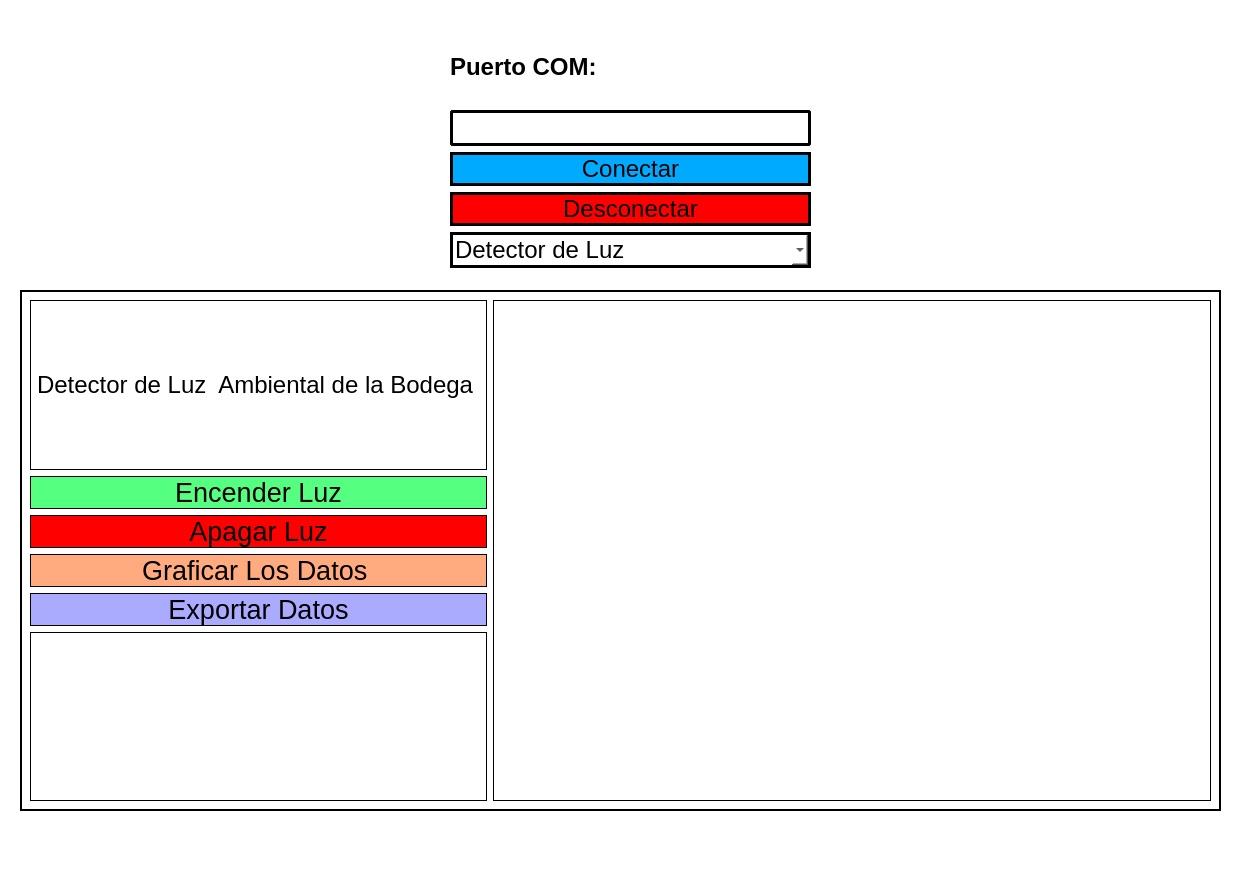
<?xml version="1.0" encoding="UTF-8"?>
<ui version="4.0">
 <class>MainWindow</class>
 <widget class="QMainWindow" name="MainWindow">
  <property name="geometry">
   <rect>
    <x>0</x>
    <y>0</y>
    <width>1254</width>
    <height>884</height>
   </rect>
  </property>
  <property name="windowTitle">
   <string>MainWindow</string>
  </property>
  <property name="styleSheet">
   <string notr="true">background-color: rgb(255, 255, 255);
</string>
  </property>
  <widget class="QWidget" name="centralwidget">
   <widget class="QStackedWidget" name="stackedWidget">
    <property name="geometry">
     <rect>
      <x>20</x>
      <y>290</y>
      <width>1201</width>
      <height>521</height>
     </rect>
    </property>
    <property name="font">
     <font>
      <pointsize>20</pointsize>
     </font>
    </property>
    <property name="styleSheet">
     <string notr="true">background-color: rgb(220, 192, 142);
background-color: rgb(255, 255, 255);
border:1.25px solid black;</string>
    </property>
    <property name="currentIndex">
     <number>0</number>
    </property>
    <widget class="QWidget" name="page">
     <layout class="QGridLayout" name="gridLayout">
      <item row="5" column="0">
       <widget class="QLabel" name="lblEstado">
        <property name="font">
         <font>
          <pointsize>20</pointsize>
         </font>
        </property>
        <property name="text">
         <string/>
        </property>
       </widget>
      </item>
      <item row="4" column="0">
       <widget class="QPushButton" name="btnExportarDatos">
        <property name="font">
         <font>
          <pointsize>20</pointsize>
         </font>
        </property>
        <property name="styleSheet">
         <string notr="true">background-color: rgb(170, 170, 255);</string>
        </property>
        <property name="text">
         <string>Exportar Datos</string>
        </property>
       </widget>
      </item>
      <item row="1" column="0">
       <widget class="QPushButton" name="btnEncenderLuz">
        <property name="font">
         <font>
          <pointsize>20</pointsize>
         </font>
        </property>
        <property name="styleSheet">
         <string notr="true">background-color: rgb(85, 255, 127);</string>
        </property>
        <property name="text">
         <string>Encender Luz</string>
        </property>
       </widget>
      </item>
      <item row="2" column="0">
       <widget class="QPushButton" name="btnApagarLuz">
        <property name="font">
         <font>
          <pointsize>20</pointsize>
         </font>
        </property>
        <property name="styleSheet">
         <string notr="true">background-color: rgb(255, 0, 0);</string>
        </property>
        <property name="text">
         <string>Apagar Luz</string>
        </property>
       </widget>
      </item>
      <item row="0" column="0">
       <widget class="QLabel" name="label_2">
        <property name="font">
         <font>
          <pointsize>18</pointsize>
         </font>
        </property>
        <property name="text">
         <string>Detector de Luz  Ambiental de la Bodega </string>
        </property>
       </widget>
      </item>
      <item row="3" column="0">
       <widget class="QPushButton" name="btnGraficarLuz">
        <property name="font">
         <font>
          <pointsize>20</pointsize>
         </font>
        </property>
        <property name="styleSheet">
         <string notr="true">background-color: rgb(255, 170, 127);</string>
        </property>
        <property name="text">
         <string>Graficar Los Datos </string>
        </property>
       </widget>
      </item>
      <item row="0" column="1" rowspan="6">
       <widget class="QListWidget" name="listViewLDR"/>
      </item>
     </layout>
    </widget>
    <widget class="QWidget" name="page_2">
     <layout class="QGridLayout" name="gridLayout_2">
      <item row="0" column="0">
       <widget class="QLabel" name="label_3">
        <property name="font">
         <font>
          <pointsize>24</pointsize>
         </font>
        </property>
        <property name="text">
         <string>Detector de Movimiento</string>
        </property>
       </widget>
      </item>
      <item row="3" column="0">
       <widget class="QPushButton" name="btnGraficarPIR">
        <property name="font">
         <font>
          <pointsize>24</pointsize>
         </font>
        </property>
        <property name="styleSheet">
         <string notr="true">border:2.5px solid black;
background-color: rgb(255, 170, 127);</string>
        </property>
        <property name="text">
         <string>Graficar Datos</string>
        </property>
       </widget>
      </item>
      <item row="1" column="0">
       <widget class="QPushButton" name="btnEncenderMovimiento">
        <property name="font">
         <font>
          <pointsize>24</pointsize>
         </font>
        </property>
        <property name="styleSheet">
         <string notr="true">border:2.5px solid black;
background-color: rgb(85, 255, 127);</string>
        </property>
        <property name="text">
         <string>Activar Detección</string>
        </property>
       </widget>
      </item>
      <item row="2" column="0">
       <widget class="QPushButton" name="btnApagarMovimiento">
        <property name="font">
         <font>
          <pointsize>24</pointsize>
         </font>
        </property>
        <property name="styleSheet">
         <string notr="true">border:2.5px solid black;
background-color: rgb(170, 170, 255);</string>
        </property>
        <property name="text">
         <string>Desactivar Detección</string>
        </property>
       </widget>
      </item>
      <item row="4" column="0">
       <widget class="QPushButton" name="btnExportarPIR">
        <property name="font">
         <font>
          <pointsize>24</pointsize>
         </font>
        </property>
        <property name="styleSheet">
         <string notr="true">border:2.5px solid black;
background-color: rgb(255, 255, 127);</string>
        </property>
        <property name="text">
         <string>Exportar Datos</string>
        </property>
       </widget>
      </item>
      <item row="5" column="0" rowspan="2">
       <widget class="QLabel" name="lblEstadoMovimiento">
        <property name="font">
         <font>
          <pointsize>24</pointsize>
         </font>
        </property>
        <property name="text">
         <string/>
        </property>
       </widget>
      </item>
      <item row="0" column="1" rowspan="7">
       <widget class="QListWidget" name="listViewPIR">
        <property name="font">
         <font>
          <pointsize>24</pointsize>
         </font>
        </property>
       </widget>
      </item>
     </layout>
    </widget>
    <widget class="QWidget" name="page_3">
     <widget class="QWidget" name="layoutWidget">
      <property name="geometry">
       <rect>
        <x>20</x>
        <y>20</y>
        <width>1171</width>
        <height>491</height>
       </rect>
      </property>
      <layout class="QGridLayout" name="gridLayout_3">
       <item row="2" column="0">
        <widget class="QPushButton" name="btnApagarTemp">
         <property name="font">
          <font>
           <pointsize>18</pointsize>
          </font>
         </property>
         <property name="styleSheet">
          <string notr="true">border:2.5px solid black;
background-color: rgb(255, 170, 127);</string>
         </property>
         <property name="text">
          <string>Pausar Medicion </string>
         </property>
        </widget>
       </item>
       <item row="3" column="0">
        <widget class="QPushButton" name="btnGraficarTemp">
         <property name="font">
          <font>
           <pointsize>18</pointsize>
          </font>
         </property>
         <property name="styleSheet">
          <string notr="true">border:2.5px solid black;
background-color: rgb(85, 170, 255);</string>
         </property>
         <property name="text">
          <string>Graficar Datos</string>
         </property>
        </widget>
       </item>
       <item row="4" column="0">
        <widget class="QPushButton" name="btnExportarTemp">
         <property name="font">
          <font>
           <pointsize>18</pointsize>
          </font>
         </property>
         <property name="styleSheet">
          <string notr="true">border:2.5px solid black;
background-color: rgb(255, 255, 127);</string>
         </property>
         <property name="text">
          <string>Exportar Datos</string>
         </property>
        </widget>
       </item>
       <item row="5" column="0">
        <widget class="QLabel" name="lblEstadoTemp">
         <property name="text">
          <string/>
         </property>
        </widget>
       </item>
       <item row="0" column="0">
        <widget class="QLabel" name="label_4">
         <property name="font">
          <font>
           <pointsize>18</pointsize>
          </font>
         </property>
         <property name="text">
          <string>Temperatura </string>
         </property>
        </widget>
       </item>
       <item row="1" column="0">
        <widget class="QPushButton" name="btnEncenderTemp">
         <property name="font">
          <font>
           <pointsize>18</pointsize>
          </font>
         </property>
         <property name="styleSheet">
          <string notr="true">border:2.5px solid black;
background-color: rgb(85, 255, 127);</string>
         </property>
         <property name="text">
          <string>Medir Temperatura </string>
         </property>
        </widget>
       </item>
       <item row="0" column="1" rowspan="6">
        <widget class="QListWidget" name="listViewTemp"/>
       </item>
      </layout>
     </widget>
    </widget>
   </widget>
   <widget class="QLabel" name="label_5">
    <property name="geometry">
     <rect>
      <x>50</x>
      <y>10</y>
      <width>171</width>
      <height>141</height>
     </rect>
    </property>
    <property name="text">
     <string/>
    </property>
    <property name="pixmap">
     <pixmap resource="Archivos/recursos.qrc">:/recursos/logo_UAT.png</pixmap>
    </property>
    <property name="scaledContents">
     <bool>true</bool>
    </property>
   </widget>
   <widget class="QLabel" name="label_6">
    <property name="geometry">
     <rect>
      <x>940</x>
      <y>20</y>
      <width>241</width>
      <height>101</height>
     </rect>
    </property>
    <property name="text">
     <string/>
    </property>
    <property name="pixmap">
     <pixmap resource="Archivos/recursos.qrc">:/recursos/Facultad.png</pixmap>
    </property>
    <property name="scaledContents">
     <bool>true</bool>
    </property>
   </widget>
   <widget class="QWidget" name="layoutWidget">
    <property name="geometry">
     <rect>
      <x>450</x>
      <y>30</y>
      <width>361</width>
      <height>238</height>
     </rect>
    </property>
    <layout class="QGridLayout" name="gridLayout_5">
     <item row="0" column="0">
      <widget class="QLabel" name="label">
       <property name="font">
        <font>
         <pointsize>18</pointsize>
         <weight>75</weight>
         <bold>true</bold>
        </font>
       </property>
       <property name="text">
        <string>Puerto COM: </string>
       </property>
      </widget>
     </item>
     <item row="1" column="0">
      <widget class="QLineEdit" name="inputCOM">
       <property name="font">
        <font>
         <pointsize>18</pointsize>
        </font>
       </property>
       <property name="styleSheet">
        <string notr="true">border: 3px solid black;
border-radius:2.5px;</string>
       </property>
      </widget>
     </item>
     <item row="2" column="0">
      <widget class="QPushButton" name="btnConectar">
       <property name="font">
        <font>
         <pointsize>18</pointsize>
        </font>
       </property>
       <property name="styleSheet">
        <string notr="true">border:2.5px solid black;
background-color: rgb(0, 170, 255);</string>
       </property>
       <property name="text">
        <string>Conectar</string>
       </property>
      </widget>
     </item>
     <item row="3" column="0">
      <widget class="QPushButton" name="btnDesconectar">
       <property name="font">
        <font>
         <pointsize>18</pointsize>
        </font>
       </property>
       <property name="styleSheet">
        <string notr="true">border:2.5px solid black;
background-color: rgb(255, 0, 0);</string>
       </property>
       <property name="text">
        <string>Desconectar</string>
       </property>
      </widget>
     </item>
     <item row="4" column="0">
      <widget class="QComboBox" name="comboBoxServicio">
       <property name="font">
        <font>
         <pointsize>18</pointsize>
        </font>
       </property>
       <property name="styleSheet">
        <string notr="true">border:2.5px solid black;</string>
       </property>
       <item>
        <property name="text">
         <string>Detector de Luz</string>
        </property>
       </item>
       <item>
        <property name="text">
         <string>Detector de Movimiento</string>
        </property>
       </item>
       <item>
        <property name="text">
         <string>Detector de Temperatura</string>
        </property>
       </item>
      </widget>
     </item>
    </layout>
   </widget>
  </widget>
  <widget class="QMenuBar" name="menubar">
   <property name="geometry">
    <rect>
     <x>0</x>
     <y>0</y>
     <width>1254</width>
     <height>26</height>
    </rect>
   </property>
  </widget>
  <widget class="QStatusBar" name="statusbar"/>
 </widget>
 <resources>
  <include location="../../Documents/Pip_2025_1_eq_4_i/Archivos/Recursos.qrc"/>
  <include location="../../Documents/Pip_2025_1_eq_4_i/Proyectos/recursos2.qrc"/>
  <include location="Archivos/recursos.qrc"/>
 </resources>
 <connections/>
</ui>
